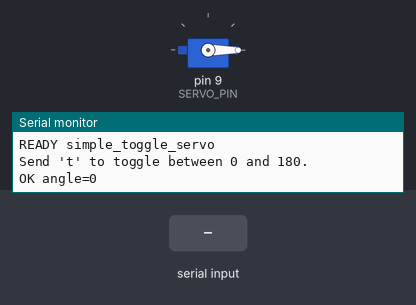
A sketch run on a simulated Arduino Uno, built with avr-gcc and run on an emulated ATmega328P. On the bench: servo, the last lines printed to the serial monitor. The inputs (shaded band) are chosen by the test bench.

Above: at 1.9 s.
2.0 s: "t" received over Serial
At 3.2 s:
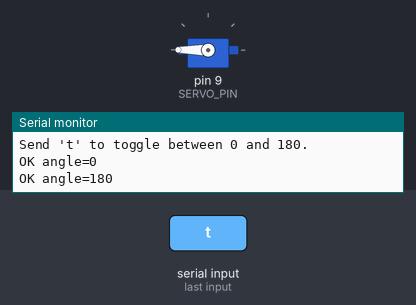
3.5 s: "T" received over Serial
At 4.4 s:
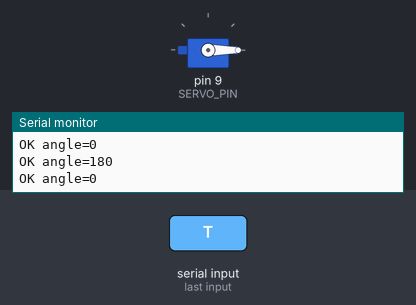
Timing chart, 0 to 6.5 s (numbered marks = the images above; inputs shaded):
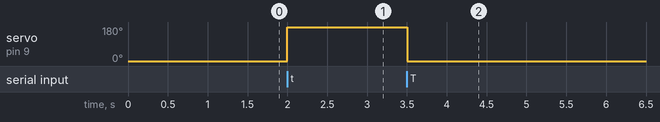

The sketch:

simple_toggle_servo.ino
```cpp
#include <Servo.h>

namespace {

constexpr long SERIAL_BAUD = 9600;
constexpr int SERVO_PIN = 9;
constexpr int ANGLE_A = 0;
constexpr int ANGLE_B = 180;
constexpr unsigned long SETTLE_MS = 700;

Servo servo;
bool atAngleA = true;

void moveTo(int angle) {
  servo.write(angle);
  delay(SETTLE_MS);
}

void printState() {
  Serial.print("OK angle=");
  Serial.println(atAngleA ? ANGLE_A : ANGLE_B);
}

void toggleServo() {
  atAngleA = !atAngleA;
  moveTo(atAngleA ? ANGLE_A : ANGLE_B);
  printState();
}

}  // namespace

void setup() {
  Serial.begin(SERIAL_BAUD);
  servo.attach(SERVO_PIN);
  moveTo(ANGLE_A);

  Serial.println("READY simple_toggle_servo");
  Serial.println("Send 't' to toggle between 0 and 180.");
  printState();
}

void loop() {
  while (Serial.available() > 0) {
    const char incoming = static_cast<char>(Serial.read());
    if (incoming == 't' || incoming == 'T') {
      toggleServo();
    }
  }
}
```

Measured:
- after the input at 2.0 s, servo on pin 9 (SERVO_PIN): 0° → 180° at once
- after the input at 3.5 s, servo on pin 9 (SERVO_PIN): 180° → 0° at once
